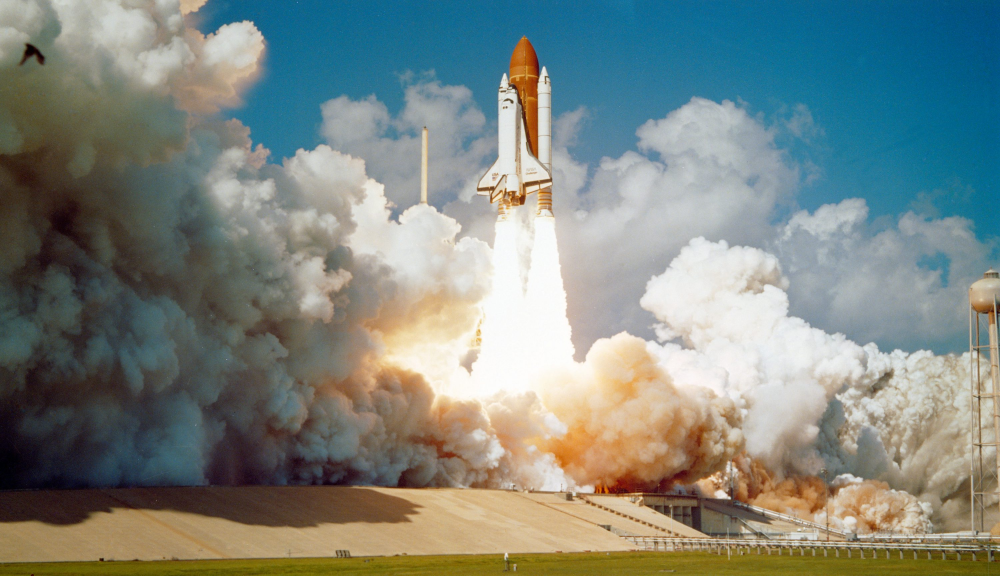
#> input picture Systems_Enginnering/SEM5/Image_Processing_and_Computer_Vision/lab02/shuttle.jpeg, 3000 x 1727 px (shown at 1/3 size)
$ python lab02.py
#> lines starting #> are read from the running program, lines starting #| are printed output that depends on the picture; after the words box and inside, x2 and y2 are one past the last pixel; in counts of white or black regions, pixels touching at a corner belong together

import cv2
import numpy as np

def show_resized_window(win_name, img, max_width=640, max_height=480):
    h, w = img.shape[:2]
    scale = min(max_width / w, max_height / h, 1.0)
    resized = cv2.resize(img, (int(w * scale), int(h * scale)))
    cv2.imshow(win_name, resized)


def task1(path):
#> called with path = 'shuttle.jpeg'
    img = cv2.imread(path)
#> img is the input picture: shape (1727, 3000, 3); mean B, G, R 128.7, 134.6, 125.1
    if img is None:
        raise FileNotFoundError(f"Image not found at {path}")
    cv2.namedWindow('Original Image', cv2.WINDOW_NORMAL)
    show_resized_window('Original Image', img)
#> in show_resized_window, `resized = cv2.resize(img, (int(w * scale), int(h * scale)))`:
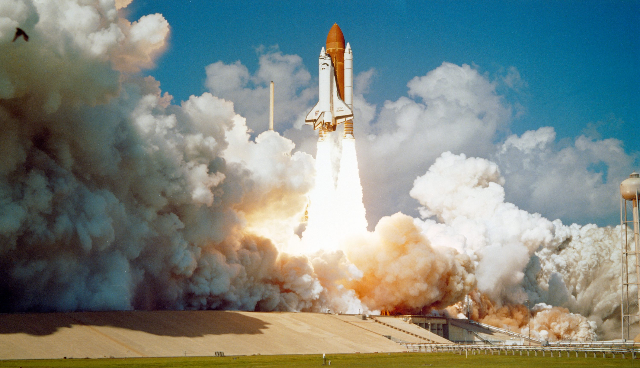
#> resized: shape (368, 640, 3); mean B, G, R 128.6, 134.5, 125
    return img


def task2a(img):
    def update(_=None):
        low = cv2.getTrackbarPos('Low', 'Canny')
        high = cv2.getTrackbarPos('High', 'Canny')
        edges = cv2.Canny(img, low, high)
        show_resized_window('Canny', edges)
#> call 2 of show_resized_window, with win_name = 'Canny', max_width = 640, max_height = 480
#> in show_resized_window (call 2), `cv2.imshow(win_name, resized)`:
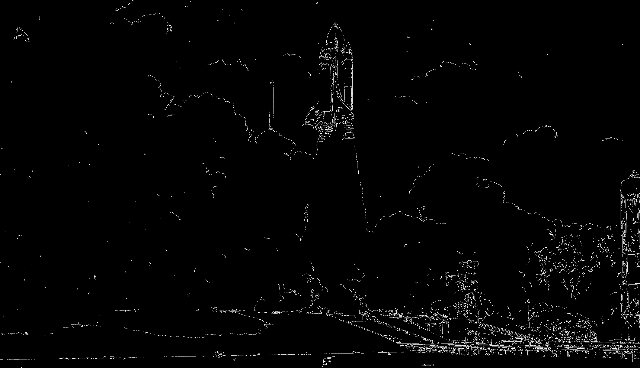
#> window 'Canny': shape (368, 640); min 0, max 255, mean 4.2

    cv2.namedWindow('Canny', cv2.WINDOW_NORMAL)
    cv2.createTrackbar('Low', 'Canny', 50, 255, update)
    cv2.createTrackbar('High', 'Canny', 150, 255, update)

    update()
    print("Press 'q' to close Canny window.")
    while True:
        if cv2.waitKey(1) & 0xFF == ord('q'):
#> (key q is pressed here)
            break
    cv2.destroyWindow('Canny')


def task2b(img):
    gray = cv2.cvtColor(img, cv2.COLOR_BGR2GRAY)
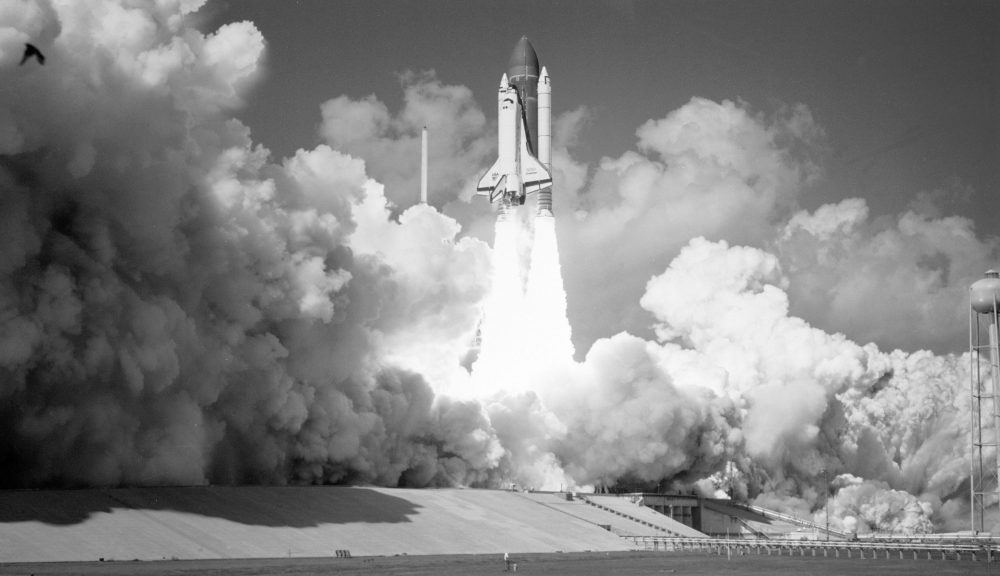
#> gray: shape (1727, 3000) (shown at 1/3 size); min 0, max 255, mean 131.1

    def update(_=None):
        thresh_val = cv2.getTrackbarPos('Threshold', 'Threshold')
        _, binary = cv2.threshold(gray, thresh_val, 255, cv2.THRESH_BINARY)
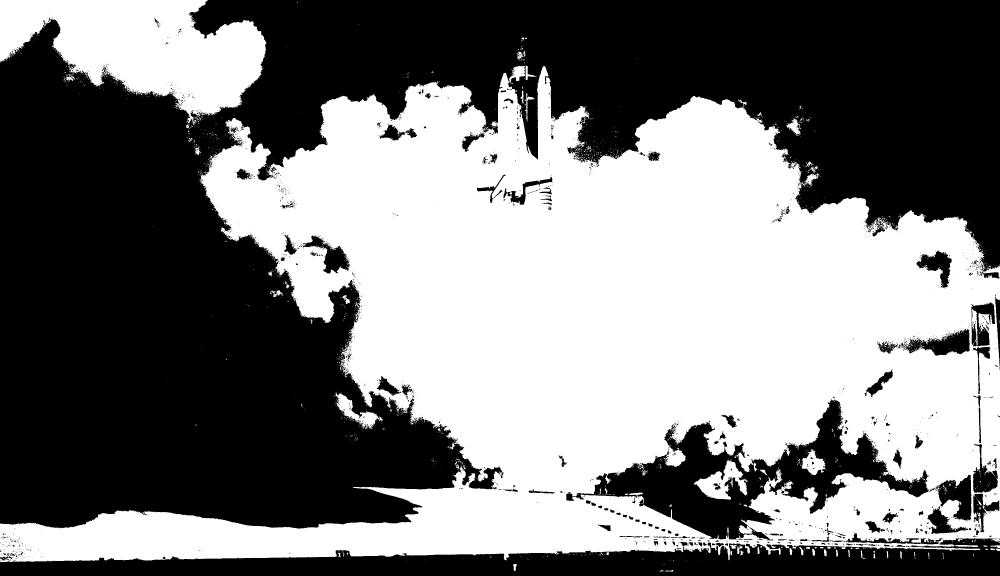
#> binary: shape (1727, 3000) (shown at 1/3 size); 48.4% white; 2112 white regions (2002 under 20 px), largest, box (x1, y1, x2, y2) and area: (0, 198, 3000, 1687) 2302862, (0, 0, 799, 371) 172997, (2081, 1378, 2244, 1499) 8273
        show_resized_window('Threshold', binary)
#> call 3 of show_resized_window, with win_name = 'Threshold', max_width = 640, max_height = 480
#> in show_resized_window (call 3), `resized = cv2.resize(img, (int(w * scale), int(h * scale)))`:
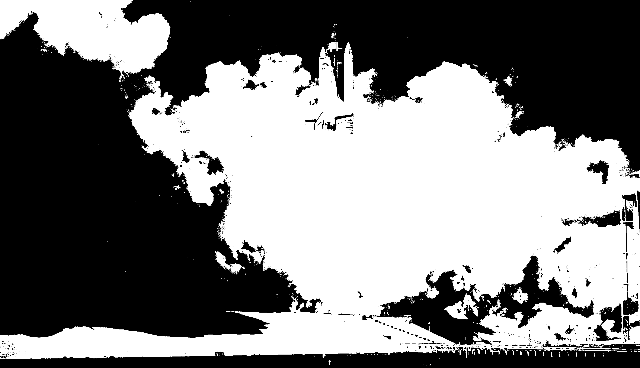
#> resized: shape (368, 640); min 0, max 255, mean 123.5

    cv2.namedWindow('Threshold', cv2.WINDOW_NORMAL)
    cv2.createTrackbar('Threshold', 'Threshold', 127, 255, update)

    update()
    print("Press 'q' to close Threshold window.")
    while True:
        if cv2.waitKey(1) & 0xFF == ord('q'):
#> (key q is pressed here)
            break
    cv2.destroyWindow('Threshold')


def task2c(img):
    def update(_=None):
        k = cv2.getTrackbarPos('Kernel', 'Gaussian Blur')
        if k % 2 == 0:
            k += 1  # kernel must be odd
        blurred = cv2.GaussianBlur(img, (k, k), 0)
        show_resized_window('Gaussian Blur', blurred)

    cv2.namedWindow('Gaussian Blur', cv2.WINDOW_NORMAL)
    cv2.createTrackbar('Kernel', 'Gaussian Blur', 1, 30, update)

    update()
    print("Press 'q' to close Gaussian Blur window.")
    while True:
        if cv2.waitKey(1) & 0xFF == ord('q'):
#> (key q is pressed here)
            break
    cv2.destroyWindow('Gaussian Blur')


def main():
    path = 'shuttle.jpeg'
    img = task1(path)

    print("\n--- TASK 2A: Canny Edge Detection ---")
    task2a(img)

    print("\n--- TASK 2B: Binary Thresholding ---")
    task2b(img)

    print("\n--- TASK 2C: Gaussian Blur ---")
    task2c(img)

    cv2.destroyAllWindows()


if __name__ == "__main__":
    main()
